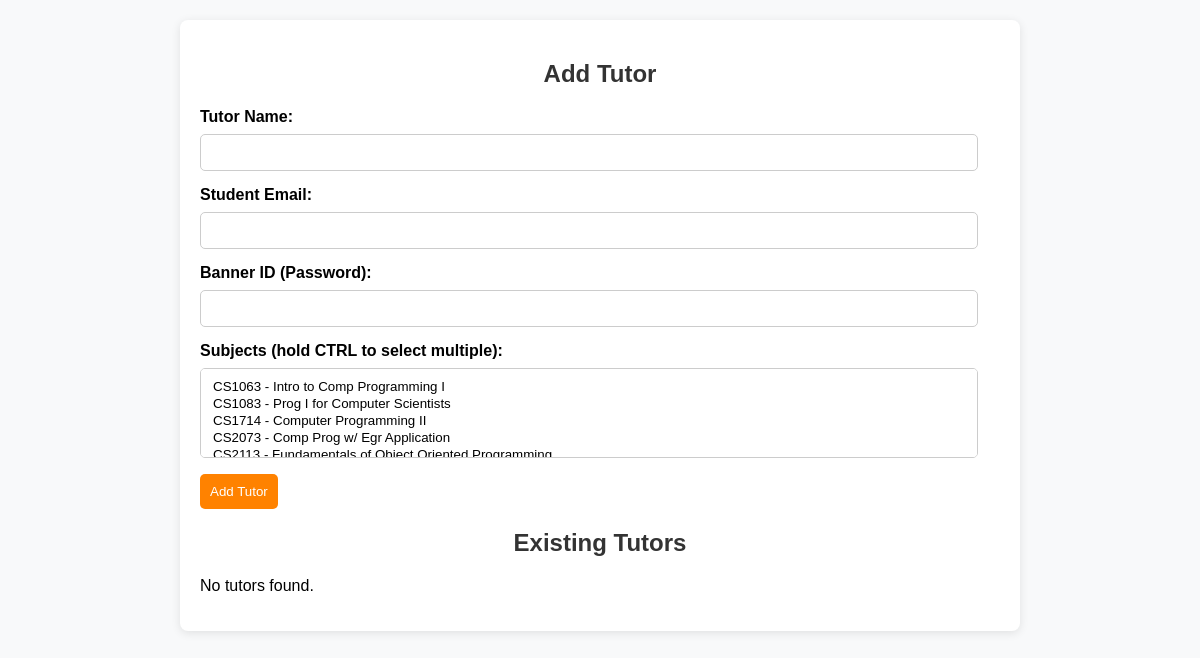
The page /manage_tutors.php on the database as committed earlier.
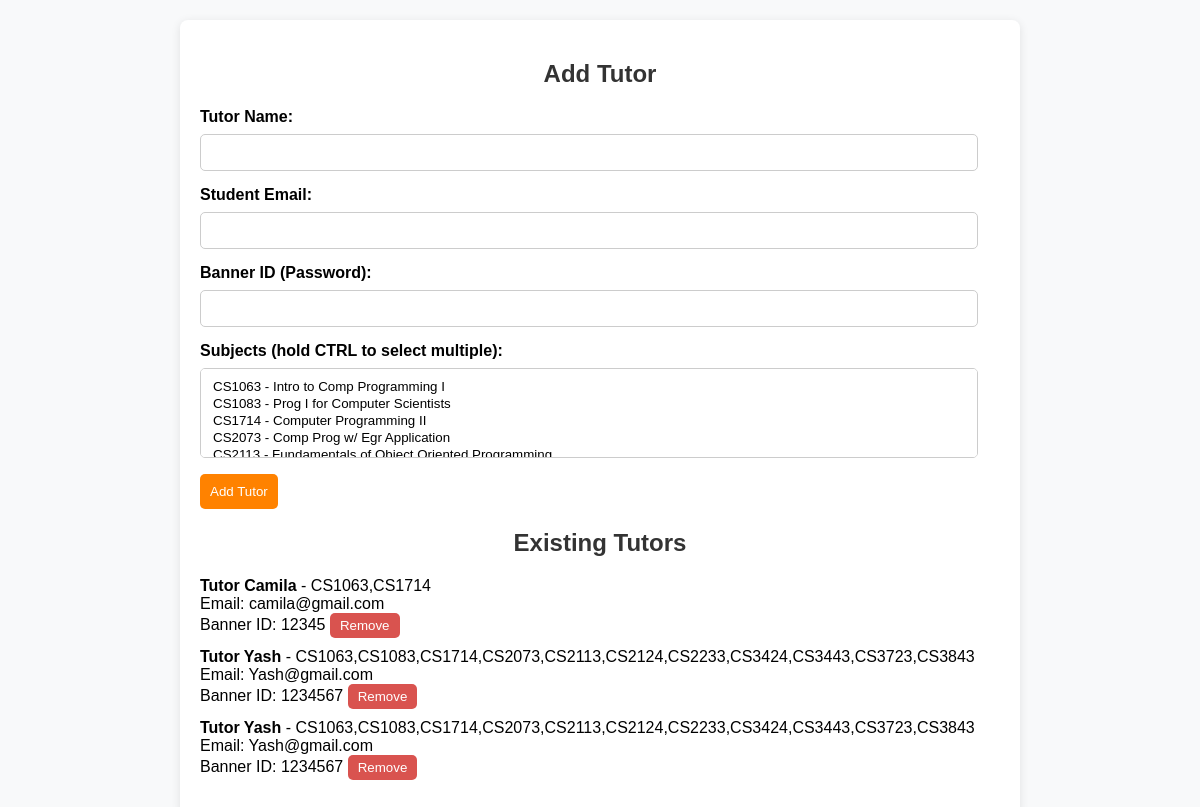
The same page on the database as committed later.
### tables this page shows
CREATE TABLE `tutors` (
  `id` int(11) NOT NULL,
  `tutor_name` varchar(255) NOT NULL,
  `subject` varchar(255) NOT NULL,
  `schedule` varchar(255) DEFAULT NULL,
  `active_sessions` int(11) DEFAULT 0,
  `email` varchar(255) NOT NULL,
  `banner_id` varchar(50) NOT NULL
);

### manage_tutors.php (the view, shortened to what this page needs)
<?php
require 'db_connect.php';
$query = "SELECT * FROM tutors";
$stmt = $conn->prepare($query);
$stmt->execute();
$tutors = $stmt->fetchAll(PDO::FETCH_ASSOC);
?>
<!DOCTYPE html>
<html lang="en">
<head>
</head>
<body>
    <div class="container">
        <h2>Add Tutor</h2>
        <form method="POST" action="manage_tutors.php">
            <label for="tutor_name">Tutor Name:</label>
            <input type="text" id="tutor_name" name="tutor_name" required>
            <label for="email">Student Email:</label>
            <input type="email" id="email" name="email" required>
            <label for="banner_id">Banner ID (Password):</label>
            <input type="text" id="banner_id" name="banner_id" required>
            <label for="subjects">Subjects (hold CTRL to select multiple):</label>
            <select id="subjects" name="subjects[]" multiple required>
                <option value="CS1063">CS1063 - Intro to Comp Programming I</option>
                <option value="CS1083">CS1083 - Prog I for Computer Scientists</option>
                <option value="CS1714">CS1714 - Computer Programming II</option>
                <option value="CS2073">CS2073 - Comp Prog w/ Egr Application</option>
                <option value="CS2113">CS2113 - Fundamentals of Object Oriented Programming</option>
            </select>
            <button type="submit" name="add_tutor">Add Tutor</button>
        </form>
        <h2>Existing Tutors</h2>
        <ul>
    <?php if (!empty($tutors)): ?>
        <?php foreach ($tutors as $tutor): ?>
            <li>
                <strong><?php echo htmlspecialchars($tutor['tutor_name']); ?></strong> - <?php echo htmlspecialchars($tutor['subject']); ?>
                <br>
                Email: <?php echo htmlspecialchars($tutor['email']); ?> <br>
                Banner ID: <?php echo htmlspecialchars($tutor['banner_id']); ?>
                <form method="POST" action="manage_tutors.php" style="display:inline;">
                    <button type="submit" class="remove-button" name="remove_tutor">Remove</button>
                </form>
            </li>
        <?php endforeach; ?>
    <?php else: ?>
        <li>No tutors found.</li>
    <?php endif; ?>
</ul>
    </div>
</body>
</html>

### manage_tutors.php (style rules this page uses)
body { font-family: Arial, sans-serif; background-color: #f8f9fa; margin: 0; padding: 20px; }
.container { max-width: 800px; margin: 0 auto; background-color: white; padding: 20px; border-radius: 8px; box-shadow: 0 2px 10px rgba(0, 0, 0, 0.1); }
h2 { text-align: center; color: #333; }
form { margin-bottom: 20px; }
label { display: block; margin-bottom: 8px; font-weight: bold; }
input, select { width: calc(100% - 22px); padding: 10px; margin-bottom: 15px; border: 1px solid #ccc; border-radius: 5px; box-sizing: border-box; }
button { background-color: #ff8200; color: white; padding: 10px; border: none; border-radius: 5px; cursor: pointer; }
ul { list-style-type: none; padding: 0; }
li { margin-bottom: 10px; }
.remove-button { background-color: #d9534f; color: white; padding: 5px 10px; border: none; border-radius: 5px; cursor: pointer; }

Rows that differ between the two databases and show on the page:
added tutors: tutor_name "Tutor Camila", subject "CS1063,CS1714", email "camila@gmail.com", banner "12345"
added tutors: tutor_name "Tutor Yash", subject "CS1063,CS1083,CS1714,CS2073,CS2113,CS2124,CS2233,CS3424,CS3443,CS3723,CS3843", email "Yash@gmail.com", banner "1234567"
added tutors: tutor_name "Tutor Yash", subject "CS1063,CS1083,CS1714,CS2073,CS2113,CS2124,CS2233,CS3424,CS3443,CS3723,CS3843", email "Yash@gmail.com", banner "1234567"
Other text that changed with them:
text no longer shown: "No tutors found."
